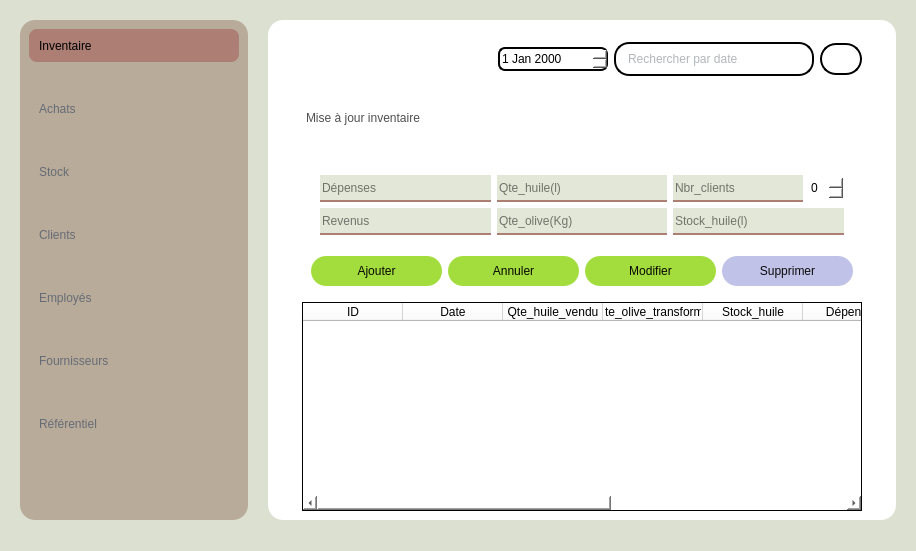
<?xml version="1.0" encoding="UTF-8"?>
<ui version="4.0">
 <class>MainWindow</class>
 <widget class="QMainWindow" name="MainWindow">
  <property name="geometry">
   <rect>
    <x>0</x>
    <y>0</y>
    <width>916</width>
    <height>551</height>
   </rect>
  </property>
  <property name="windowTitle">
   <string>MainWindow</string>
  </property>
  <property name="styleSheet">
   <string notr="true">background-color: rgb(219, 224, 208);</string>
  </property>
  <widget class="QWidget" name="centralwidget">
   <layout class="QHBoxLayout" name="horizontalLayout">
    <property name="spacing">
     <number>20</number>
    </property>
    <property name="leftMargin">
     <number>20</number>
    </property>
    <property name="topMargin">
     <number>20</number>
    </property>
    <property name="rightMargin">
     <number>20</number>
    </property>
    <item>
     <widget class="QWidget" name="menu_widget" native="true">
      <property name="maximumSize">
       <size>
        <width>1000</width>
        <height>16777215</height>
       </size>
      </property>
      <property name="styleSheet">
       <string notr="true">QWidget{
	
	
	background-color: rgb(185, 171, 154);
width:200px;
border-radius:15px;
}

QPushButton{
font: 63 12pt &quot;Bahnschrift SemiBold&quot;;
border:none;
text-align:left;
color: rgb(101, 107, 117);
height:33px;
padding-left:10px;

}
QPushButton:hover{
border-radius:5px;

	
	background-color: rgb(236, 218, 197);
}
QPushButton:pressed{
	
	color: rgb(0, 0, 0);
	border:2px solid;
	border-color: rgb(0, 0, 0);


}
</string>
      </property>
      <layout class="QVBoxLayout" name="verticalLayout_2">
       <property name="rightMargin">
        <number>9</number>
       </property>
       <item>
        <layout class="QVBoxLayout" name="verticalLayout">
         <property name="spacing">
          <number>30</number>
         </property>
         <item>
          <widget class="QPushButton" name="inventaire_btn">
           <property name="styleSheet">
            <string notr="true">color: rgb(0, 0, 0);
border-radius:7.5px;
background-color: rgb(172, 126, 116);</string>
           </property>
           <property name="text">
            <string>Inventaire</string>
           </property>
           <property name="icon">
            <iconset>
             <normaloff>../IMAGES/icones/tirelire (1).png</normaloff>../IMAGES/icones/tirelire (1).png</iconset>
           </property>
           <property name="iconSize">
            <size>
             <width>19</width>
             <height>19</height>
            </size>
           </property>
           <property name="checkable">
            <bool>false</bool>
           </property>
           <property name="checked">
            <bool>false</bool>
           </property>
           <property name="autoRepeat">
            <bool>false</bool>
           </property>
           <property name="autoExclusive">
            <bool>false</bool>
           </property>
          </widget>
         </item>
         <item>
          <widget class="QPushButton" name="achats_btn">
           <property name="text">
            <string>Achats</string>
           </property>
           <property name="icon">
            <iconset>
             <normaloff>../IMAGES/icones/panier.png</normaloff>../IMAGES/icones/panier.png</iconset>
           </property>
           <property name="iconSize">
            <size>
             <width>19</width>
             <height>19</height>
            </size>
           </property>
          </widget>
         </item>
         <item>
          <widget class="QPushButton" name="stock_btn">
           <property name="styleSheet">
            <string notr="true"/>
           </property>
           <property name="text">
            <string>Stock</string>
           </property>
           <property name="icon">
            <iconset>
             <normaloff>../IMAGES/icones/boutique.png</normaloff>../IMAGES/icones/boutique.png</iconset>
           </property>
           <property name="iconSize">
            <size>
             <width>19</width>
             <height>19</height>
            </size>
           </property>
          </widget>
         </item>
         <item>
          <widget class="QPushButton" name="client_btn">
           <property name="text">
            <string>Clients</string>
           </property>
           <property name="icon">
            <iconset>
             <normaloff>../IMAGES/icones/utilisateurs-alt.png</normaloff>../IMAGES/icones/utilisateurs-alt.png</iconset>
           </property>
           <property name="iconSize">
            <size>
             <width>19</width>
             <height>19</height>
            </size>
           </property>
          </widget>
         </item>
         <item>
          <widget class="QPushButton" name="employee_btn">
           <property name="text">
            <string>Employés</string>
           </property>
           <property name="icon">
            <iconset>
             <normaloff>../IMAGES/icones/mallette.png</normaloff>../IMAGES/icones/mallette.png</iconset>
           </property>
           <property name="iconSize">
            <size>
             <width>19</width>
             <height>19</height>
            </size>
           </property>
          </widget>
         </item>
         <item>
          <widget class="QPushButton" name="fournisseurs_btn">
           <property name="text">
            <string>Fournisseurs</string>
           </property>
           <property name="icon">
            <iconset>
             <normaloff>../IMAGES/icones/cote-camion.png</normaloff>../IMAGES/icones/cote-camion.png</iconset>
           </property>
           <property name="iconSize">
            <size>
             <width>19</width>
             <height>19</height>
            </size>
           </property>
          </widget>
         </item>
         <item>
          <widget class="QPushButton" name="referentiel_btn">
           <property name="text">
            <string>Référentiel</string>
           </property>
           <property name="icon">
            <iconset>
             <normaloff>../IMAGES/icones/livre-alt.png</normaloff>../IMAGES/icones/livre-alt.png</iconset>
           </property>
           <property name="iconSize">
            <size>
             <width>19</width>
             <height>19</height>
            </size>
           </property>
          </widget>
         </item>
        </layout>
       </item>
       <item>
        <widget class="QWidget" name="widget_5" native="true">
         <layout class="QHBoxLayout" name="horizontalLayout_3">
          <item>
           <widget class="QPushButton" name="user_btn">
            <property name="minimumSize">
             <size>
              <width>1</width>
              <height>0</height>
             </size>
            </property>
            <property name="maximumSize">
             <size>
              <width>35</width>
              <height>16777215</height>
             </size>
            </property>
            <property name="text">
             <string/>
            </property>
            <property name="icon">
             <iconset>
              <normaloff>../IMAGES/icones/ajout-dutilisateur.png</normaloff>../IMAGES/icones/ajout-dutilisateur.png</iconset>
            </property>
           </widget>
          </item>
         </layout>
        </widget>
       </item>
      </layout>
     </widget>
    </item>
    <item>
     <widget class="QWidget" name="widget_2" native="true">
      <property name="maximumSize">
       <size>
        <width>16777215</width>
        <height>16777215</height>
       </size>
      </property>
      <property name="styleSheet">
       <string notr="true">QWidget{

background-color: rgb(255, 255, 255);
border-radius:15px;
}
</string>
      </property>
      <layout class="QVBoxLayout" name="verticalLayout_3">
       <property name="spacing">
        <number>10</number>
       </property>
       <property name="leftMargin">
        <number>25</number>
       </property>
       <property name="topMargin">
        <number>9</number>
       </property>
       <property name="rightMargin">
        <number>25</number>
       </property>
       <item>
        <widget class="QWidget" name="widget_3" native="true">
         <property name="maximumSize">
          <size>
           <width>16777215</width>
           <height>60</height>
          </size>
         </property>
         <property name="styleSheet">
          <string notr="true">QPushButton{
border:2px solid;
border-radius:16px;
width:38px;
height:28.4px;

}
QPushButton:hover{
border-color: rgb(163, 221, 61);

}
QPushButton:pressed{
	background-color: rgb(163, 221, 61);

}

QLineEdit{
border:2px solid;
height:40px;
border-radius:15px;
color: rgb(101, 107, 117);
font: 63 10pt &quot;Bahnschrift SemiBold&quot;;
padding-left:10px;

}
QLineEdit:hover{
	border-color: rgb(163, 221, 61);


}
</string>
         </property>
         <layout class="QHBoxLayout" name="horizontalLayout_2">
          <property name="topMargin">
           <number>13</number>
          </property>
          <property name="bottomMargin">
           <number>13</number>
          </property>
          <item>
           <widget class="QPushButton" name="menu_btn">
            <property name="maximumSize">
             <size>
              <width>40</width>
              <height>40</height>
             </size>
            </property>
            <property name="styleSheet">
             <string notr="true">QPushButton{
border:none;}
QPushButton:hover{
	background-color: rgb(189, 191, 228);
}
</string>
            </property>
            <property name="text">
             <string/>
            </property>
            <property name="icon">
             <iconset>
              <normaloff>../IMAGES/icones/barres-decalees.png</normaloff>../IMAGES/icones/barres-decalees.png</iconset>
            </property>
            <property name="iconSize">
             <size>
              <width>30</width>
              <height>30</height>
             </size>
            </property>
           </widget>
          </item>
          <item>
           <spacer name="horizontalSpacer">
            <property name="orientation">
             <enum>Qt::Horizontal</enum>
            </property>
            <property name="sizeHint" stdset="0">
             <size>
              <width>40</width>
              <height>20</height>
             </size>
            </property>
           </spacer>
          </item>
          <item>
           <widget class="QDateEdit" name="dateEdit">
            <property name="maximumSize">
             <size>
              <width>16777215</width>
              <height>16777215</height>
             </size>
            </property>
            <property name="styleSheet">
             <string notr="true">border:2px solid;
width:90px;
height:20px;
border-radius:7px;
font: 12pt &quot;Bahnschrift&quot;;</string>
            </property>
           </widget>
          </item>
          <item>
           <widget class="QLineEdit" name="Barre">
            <property name="minimumSize">
             <size>
              <width>200</width>
              <height>0</height>
             </size>
            </property>
            <property name="maximumSize">
             <size>
              <width>400</width>
              <height>16777215</height>
             </size>
            </property>
            <property name="styleSheet">
             <string notr="true"/>
            </property>
            <property name="placeholderText">
             <string>Rechercher par date</string>
            </property>
           </widget>
          </item>
          <item>
           <widget class="QPushButton" name="Recherche">
            <property name="maximumSize">
             <size>
              <width>16777215</width>
              <height>16777215</height>
             </size>
            </property>
            <property name="text">
             <string/>
            </property>
            <property name="icon">
             <iconset>
              <normaloff>../IMAGES/icones/chercher.png</normaloff>../IMAGES/icones/chercher.png</iconset>
            </property>
            <property name="iconSize">
             <size>
              <width>18</width>
              <height>18</height>
             </size>
            </property>
           </widget>
          </item>
         </layout>
        </widget>
       </item>
       <item>
        <widget class="QWidget" name="widget" native="true">
         <property name="maximumSize">
          <size>
           <width>800</width>
           <height>60</height>
          </size>
         </property>
         <property name="styleSheet">
          <string notr="true">QPushButton{
border:none;

}
QPushButton:hover{
	border-color: rgb(192, 194, 232);
border-radius:10px;
border:2px solid;
}
QPushButton:pressed{
	background-color: rgb(192, 194, 232);




}
</string>
         </property>
         <layout class="QHBoxLayout" name="horizontalLayout_13">
          <property name="bottomMargin">
           <number>10</number>
          </property>
          <item>
           <widget class="QLabel" name="label">
            <property name="maximumSize">
             <size>
              <width>270</width>
              <height>37</height>
             </size>
            </property>
            <property name="styleSheet">
             <string notr="true">color: rgb(79, 79, 79);
font: 63 18pt &quot;Bahnschrift SemiBold&quot;;
padding:1px;


</string>
            </property>
            <property name="text">
             <string>Mise à jour inventaire</string>
            </property>
           </widget>
          </item>
          <item>
           <widget class="QPushButton" name="info_btn">
            <property name="text">
             <string/>
            </property>
            <property name="icon">
             <iconset>
              <normaloff>../IMAGES/icones/angle-petit-bas.png</normaloff>../IMAGES/icones/angle-petit-bas.png</iconset>
            </property>
            <property name="iconSize">
             <size>
              <width>20</width>
              <height>20</height>
             </size>
            </property>
           </widget>
          </item>
          <item>
           <spacer name="horizontalSpacer_2">
            <property name="orientation">
             <enum>Qt::Horizontal</enum>
            </property>
            <property name="sizeHint" stdset="0">
             <size>
              <width>40</width>
              <height>20</height>
             </size>
            </property>
           </spacer>
          </item>
         </layout>
        </widget>
       </item>
       <item>
        <widget class="QWidget" name="widget_4" native="true">
         <property name="maximumSize">
          <size>
           <width>16777215</width>
           <height>16777215</height>
          </size>
         </property>
         <property name="styleSheet">
          <string notr="true">QTableWidget{
border:1px solid;
border-radius:0px;}</string>
         </property>
         <layout class="QGridLayout" name="gridLayout">
          <property name="bottomMargin">
           <number>0</number>
          </property>
          <item row="2" column="0">
           <widget class="QTableWidget" name="tableWidget">
            <property name="styleSheet">
             <string notr="true">font: 63 10pt &quot;Bahnschrift semibold &quot;;</string>
            </property>
            <property name="frameShape">
             <enum>QFrame::Box</enum>
            </property>
            <property name="frameShadow">
             <enum>QFrame::Sunken</enum>
            </property>
            <property name="lineWidth">
             <number>1</number>
            </property>
            <property name="verticalScrollBarPolicy">
             <enum>Qt::ScrollBarAlwaysOff</enum>
            </property>
            <property name="horizontalScrollBarPolicy">
             <enum>Qt::ScrollBarAsNeeded</enum>
            </property>
            <property name="sizeAdjustPolicy">
             <enum>QAbstractScrollArea::AdjustIgnored</enum>
            </property>
            <property name="gridStyle">
             <enum>Qt::SolidLine</enum>
            </property>
            <column>
             <property name="text">
              <string>ID</string>
             </property>
            </column>
            <column>
             <property name="text">
              <string>Date</string>
             </property>
            </column>
            <column>
             <property name="text">
              <string>Qte_huile_vendu</string>
             </property>
            </column>
            <column>
             <property name="text">
              <string>Qte_olive_transformé</string>
             </property>
            </column>
            <column>
             <property name="text">
              <string>Stock_huile</string>
             </property>
            </column>
            <column>
             <property name="text">
              <string>Dépenses</string>
             </property>
            </column>
            <column>
             <property name="text">
              <string>Revenus</string>
             </property>
            </column>
            <column>
             <property name="text">
              <string>Bénéfice</string>
             </property>
            </column>
            <column>
             <property name="text">
              <string>Nbr_clients</string>
             </property>
            </column>
           </widget>
          </item>
          <item row="1" column="0">
           <widget class="QWidget" name="widget_6" native="true">
            <property name="styleSheet">
             <string notr="true">QPushButton{
font: 63 11pt &quot;Bahnschrift SemiBold&quot;;
text-align:center;
	color: rgb(6, 6, 6);
border-radius:15px;
height:30px;
	background-color: rgb(163, 221, 61);
width:130px;



}
QPushButton:hover{
border:2px solid;
	border-color: rgb(32, 80, 10);

	color: rgb(77, 77, 77);
	
}
QPushButton:pressed{
	
	color: rgb(0, 0, 0);
	background-color: rgb(33, 83, 10);


}</string>
            </property>
            <layout class="QGridLayout" name="gridLayout_2">
             <property name="bottomMargin">
              <number>10</number>
             </property>
             <item row="1" column="0">
              <layout class="QHBoxLayout" name="horizontalLayout_4">
               <item>
                <widget class="QPushButton" name="AddButton">
                 <property name="text">
                  <string>Ajouter</string>
                 </property>
                 <property name="icon">
                  <iconset>
                   <normaloff>../IMAGES/icones/plus.png</normaloff>../IMAGES/icones/plus.png</iconset>
                 </property>
                </widget>
               </item>
               <item>
                <widget class="QPushButton" name="AnnulerButton">
                 <property name="text">
                  <string>Annuler</string>
                 </property>
                 <property name="icon">
                  <iconset>
                   <normaloff>../IMAGES/icones/croix-cercle.png</normaloff>../IMAGES/icones/croix-cercle.png</iconset>
                 </property>
                </widget>
               </item>
               <item>
                <widget class="QPushButton" name="ModifierButton">
                 <property name="text">
                  <string>Modifier</string>
                 </property>
                 <property name="icon">
                  <iconset>
                   <normaloff>../IMAGES/icones/crayon.png</normaloff>../IMAGES/icones/crayon.png</iconset>
                 </property>
                </widget>
               </item>
               <item>
                <widget class="QPushButton" name="SupprimerButton">
                 <property name="styleSheet">
                  <string notr="true">QPushButton{
	
background-color: rgb(192, 194, 232);
color: rgb(11, 11, 11);


}
QPushButton:hover{
border-color:rgb(111, 97, 188);
}

	


QPushButton:pressed{
background-color: rgb(111, 97, 188);

}

</string>
                 </property>
                 <property name="text">
                  <string>Supprimer</string>
                 </property>
                 <property name="icon">
                  <iconset>
                   <normaloff>../IMAGES/icones/poubelle.png</normaloff>../IMAGES/icones/poubelle.png</iconset>
                 </property>
                </widget>
               </item>
              </layout>
             </item>
             <item row="0" column="0">
              <widget class="QWidget" name="info_widget" native="true">
               <property name="maximumSize">
                <size>
                 <width>16777215</width>
                 <height>100</height>
                </size>
               </property>
               <property name="styleSheet">
                <string notr="true">QLineEdit{
height:25px;
font: 63 10pt &quot;Bahnschrift SemiBold&quot;;
border-bottom:2px solid #ac7e74;
background-color: rgb(226, 231, 215);

}



</string>
               </property>
               <layout class="QGridLayout" name="gridLayout_4">
                <property name="bottomMargin">
                 <number>15</number>
                </property>
                <item row="0" column="0">
                 <layout class="QGridLayout" name="gridLayout_3">
                  <item row="0" column="2">
                   <layout class="QVBoxLayout" name="verticalLayout_6">
                    <item>
                     <layout class="QHBoxLayout" name="horizontalLayout_9">
                      <item>
                       <widget class="QLineEdit" name="lineEdit_nbr_client">
                        <property name="text">
                         <string/>
                        </property>
                        <property name="placeholderText">
                         <string>Nbr_clients</string>
                        </property>
                       </widget>
                      </item>
                      <item>
                       <widget class="QSpinBox" name="spinBox">
                        <property name="maximumSize">
                         <size>
                          <width>54</width>
                          <height>26</height>
                         </size>
                        </property>
                        <property name="styleSheet">
                         <string notr="true">font: 63 11pt &quot;Bahnschrift SemiBold&quot;;</string>
                        </property>
                        <property name="buttonSymbols">
                         <enum>QAbstractSpinBox::UpDownArrows</enum>
                        </property>
                       </widget>
                      </item>
                     </layout>
                    </item>
                    <item>
                     <widget class="QLineEdit" name="lineEdit_stock_huile">
                      <property name="text">
                       <string/>
                      </property>
                      <property name="placeholderText">
                       <string>Stock_huile(l)</string>
                      </property>
                     </widget>
                    </item>
                   </layout>
                  </item>
                  <item row="0" column="0">
                   <layout class="QVBoxLayout" name="verticalLayout_4">
                    <item>
                     <layout class="QHBoxLayout" name="horizontalLayout_5">
                      <item>
                       <widget class="QLineEdit" name="lineEdit_depense">
                        <property name="cursor">
                         <cursorShape>IBeamCursor</cursorShape>
                        </property>
                        <property name="text">
                         <string/>
                        </property>
                        <property name="placeholderText">
                         <string>Dépenses</string>
                        </property>
                        <property name="clearButtonEnabled">
                         <bool>false</bool>
                        </property>
                       </widget>
                      </item>
                     </layout>
                    </item>
                    <item>
                     <layout class="QHBoxLayout" name="horizontalLayout_6">
                      <item>
                       <widget class="QLineEdit" name="lineEdit_revenus">
                        <property name="placeholderText">
                         <string>Revenus</string>
                        </property>
                       </widget>
                      </item>
                     </layout>
                    </item>
                   </layout>
                  </item>
                  <item row="0" column="1">
                   <layout class="QVBoxLayout" name="verticalLayout_5">
                    <item>
                     <layout class="QHBoxLayout" name="horizontalLayout_7">
                      <item>
                       <widget class="QLineEdit" name="lineEdit_qte_huile">
                        <property name="placeholderText">
                         <string>Qte_huile(l)</string>
                        </property>
                       </widget>
                      </item>
                     </layout>
                    </item>
                    <item>
                     <layout class="QHBoxLayout" name="horizontalLayout_8">
                      <item>
                       <widget class="QLineEdit" name="lineEdit_qte_olive">
                        <property name="placeholderText">
                         <string>Qte_olive(Kg)</string>
                        </property>
                       </widget>
                      </item>
                     </layout>
                    </item>
                   </layout>
                  </item>
                 </layout>
                </item>
               </layout>
              </widget>
             </item>
            </layout>
           </widget>
          </item>
         </layout>
        </widget>
       </item>
      </layout>
     </widget>
    </item>
   </layout>
  </widget>
  <widget class="QStatusBar" name="statusbar"/>
  <action name="actionParam_tres">
   <property name="text">
    <string>Paramètres</string>
   </property>
  </action>
  <action name="actionEdition">
   <property name="text">
    <string>Edition</string>
   </property>
  </action>
  <action name="actionSession">
   <property name="text">
    <string>Session</string>
   </property>
  </action>
 </widget>
 <tabstops>
  <tabstop>inventaire_btn</tabstop>
  <tabstop>achats_btn</tabstop>
  <tabstop>stock_btn</tabstop>
  <tabstop>client_btn</tabstop>
  <tabstop>employee_btn</tabstop>
  <tabstop>fournisseurs_btn</tabstop>
  <tabstop>referentiel_btn</tabstop>
 </tabstops>
 <resources/>
 <connections>
  <connection>
   <sender>spinBox</sender>
   <signal>textChanged(QString)</signal>
   <receiver>lineEdit_nbr_client</receiver>
   <slot>setText(QString)</slot>
   <hints>
    <hint type="sourcelabel">
     <x>840</x>
     <y>220</y>
    </hint>
    <hint type="destinationlabel">
     <x>706</x>
     <y>213</y>
    </hint>
   </hints>
  </connection>
  <connection>
   <sender>AnnulerButton</sender>
   <signal>clicked()</signal>
   <receiver>lineEdit_depense</receiver>
   <slot>clear()</slot>
   <hints>
    <hint type="sourcelabel">
     <x>549</x>
     <y>308</y>
    </hint>
    <hint type="destinationlabel">
     <x>343</x>
     <y>213</y>
    </hint>
   </hints>
  </connection>
  <connection>
   <sender>AnnulerButton</sender>
   <signal>clicked()</signal>
   <receiver>lineEdit_revenus</receiver>
   <slot>clear()</slot>
   <hints>
    <hint type="sourcelabel">
     <x>549</x>
     <y>308</y>
    </hint>
    <hint type="destinationlabel">
     <x>343</x>
     <y>246</y>
    </hint>
   </hints>
  </connection>
  <connection>
   <sender>AnnulerButton</sender>
   <signal>clicked()</signal>
   <receiver>lineEdit_qte_olive</receiver>
   <slot>clear()</slot>
   <hints>
    <hint type="sourcelabel">
     <x>549</x>
     <y>308</y>
    </hint>
    <hint type="destinationlabel">
     <x>524</x>
     <y>246</y>
    </hint>
   </hints>
  </connection>
  <connection>
   <sender>AnnulerButton</sender>
   <signal>clicked()</signal>
   <receiver>lineEdit_qte_huile</receiver>
   <slot>clear()</slot>
   <hints>
    <hint type="sourcelabel">
     <x>549</x>
     <y>308</y>
    </hint>
    <hint type="destinationlabel">
     <x>524</x>
     <y>213</y>
    </hint>
   </hints>
  </connection>
  <connection>
   <sender>AnnulerButton</sender>
   <signal>clicked()</signal>
   <receiver>lineEdit_nbr_client</receiver>
   <slot>clear()</slot>
   <hints>
    <hint type="sourcelabel">
     <x>549</x>
     <y>308</y>
    </hint>
    <hint type="destinationlabel">
     <x>706</x>
     <y>213</y>
    </hint>
   </hints>
  </connection>
  <connection>
   <sender>AnnulerButton</sender>
   <signal>clicked()</signal>
   <receiver>lineEdit_stock_huile</receiver>
   <slot>clear()</slot>
   <hints>
    <hint type="sourcelabel">
     <x>549</x>
     <y>308</y>
    </hint>
    <hint type="destinationlabel">
     <x>753</x>
     <y>247</y>
    </hint>
   </hints>
  </connection>
  <connection>
   <sender>dateEdit</sender>
   <signal>dateTimeChanged(QDateTime)</signal>
   <receiver>Barre</receiver>
   <slot>paste()</slot>
   <hints>
    <hint type="sourcelabel">
     <x>522</x>
     <y>69</y>
    </hint>
    <hint type="destinationlabel">
     <x>668</x>
     <y>65</y>
    </hint>
   </hints>
  </connection>
 </connections>
</ui>
